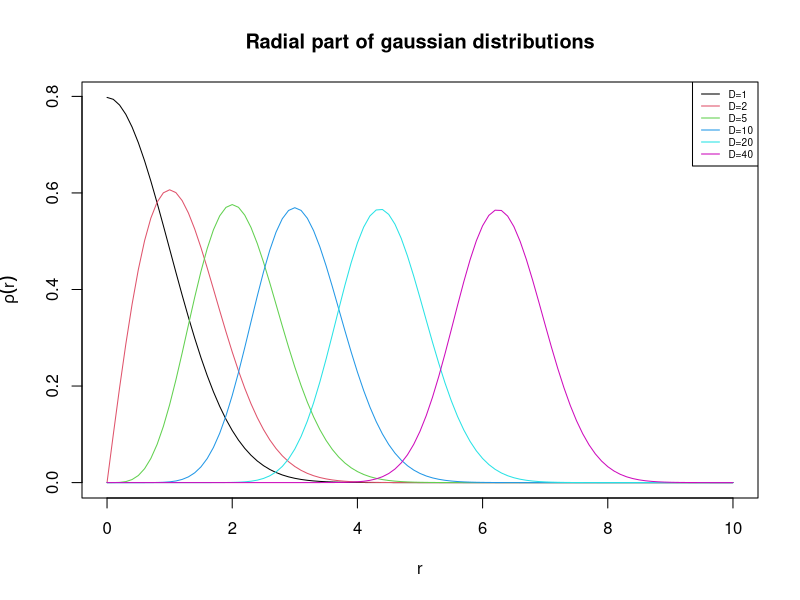

The R script that drew this image:
# Surface area of a unit hypersphere of D dimensions.
surface_area <- function(D) {
  2 * pi ^ (D / 2) / gamma(D / 2)
}

rho <- function(D, r) {
  surface_area(D) * r ^ (D - 1) * exp(-r ^ 2 / 2) / (2 * pi) ^ (D / 2)
}

r.vals <- seq(from = 0, to = 10, by = 0.1)

plot(
  r.vals,
  rho(1, r.vals),
  type = "l",
  col = 1,
  xlab = expression(r),
  ylab = expression(rho(r)),
  main = "Radial part of gaussian distributions"
)
plot_p <- function(D, n) {
  lines(r.vals, rho(D, r.vals), col = n)
}

sample_set <- data.frame(dim = c(2, 5, 10, 20, 40),
                         col = c(2, 3, 4, 5, 6))
apply(sample_set, 1, function(x)
  plot_p(x[1], x[2]))
legend(
  "topright",
  legend = paste(sep = "", "D=", c(1, sample_set$dim)),
  col = c(1, sample_set$col),
  lty = rep(1, 6),
  cex = 0.6
)
